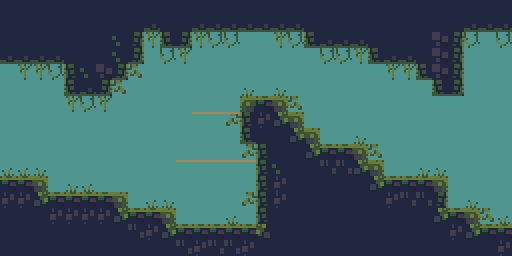

The image is a tile-based game level rendered from a .tmx file. Its description and source (layers, tilesets, objects; grid data summarised) follow:
An orthogonal 32x16 tile map with 16x16 px tiles, 5 tile layers (ground_input, background_detail, Ladders, OneWayPlatforms, ...) and 1 object (Camera3).

<map version="1.10" tiledversion="1.10.2" orientation="orthogonal" renderorder="right-down" width="32" height="16" tilewidth="16" tileheight="16" infinite="0" backgroundcolor="#4f9691" nextlayerid="14" nextobjectid="6">
 <properties>
  <property name="ActiveCamera" type="object" value="5" />
  <property name="Pixels Per Meter" type="float" value="16" />
 </properties>
 <tileset firstgid="1" source="cavesofgallet_tiles.tsx" />
 <layer id="1" name="ground_input" width="32" height="16">
  <data>[512 cells, 263 non-empty, 1 distinct tile ids]</data>
 </layer>
 <layer id="6" name="background_detail" width="32" height="16">
  <data>[512 cells, 44 non-empty, 4 distinct tile ids]</data>
 </layer>
 <layer id="11" name="Ladders" width="32" height="16">
  <properties>
   <property name="Collider" type="class" propertytype="Collider">
    <properties>
     <property name="Category" propertytype="CollisionLayers" value="Ladder" />
     <property name="Sensor" type="bool" value="true" />
    </properties>
   </property>
   <property name="Tag#Ladder" type="class" propertytype="Tag" />
  </properties>
  <data>[512 cells, 0 non-empty, 0 distinct tile ids]</data>
 </layer>
 <layer id="12" name="OneWayPlatforms" width="32" height="16">
  <properties>
   <property name="Collider" type="class" propertytype="Collider">
    <properties>
     <property name="Sensor" type="bool" value="false" />
    </properties>
   </property>
   <property name="Script" type="file" value="Scripts/OneWayPlatform.lua" />
  </properties>
  <data>[512 cells, 8 non-empty, 1 distinct tile ids]</data>
 </layer>
 <objectgroup id="13" name="Cameras">
  <object id="5" name="Camera3" x="244" y="124">
   <properties>
    <property name="Camera" type="class" propertytype="Camera">
     <properties>
      <property name="Damping" type="class" propertytype="Vec2">
       <properties>
        <property name="X" type="float" value="3" />
        <property name="Y" type="float" value="3" />
       </properties>
      </property>
      <property name="Zoom" type="float" value="2" />
     </properties>
    </property>
   </properties>
   <point />
  </object>
 </objectgroup>
 <layer id="2" name="ground" width="32" height="16">
  <properties>
   <property name="Collider" type="class" propertytype="Collider">
    <properties>
     <property name="Category" propertytype="CollisionLayers" value="Ground" />
    </properties>
   </property>
  </properties>
  <data>[512 cells, 263 non-empty, 11 distinct tile ids]</data>
 </layer>
</map>